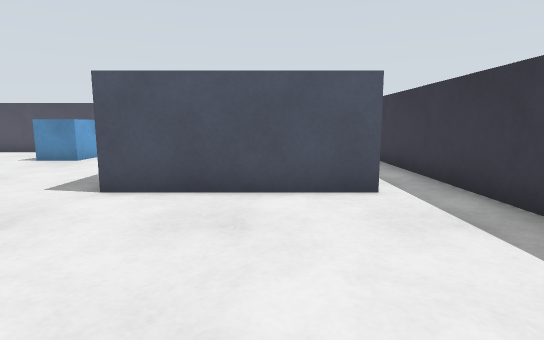
view 1 (above)

19 first-person views from a walk through a robot-simulator world made for Gazebo. The camera is 0.57 m above the floor, tilts 8° down and sees 80° across. The floor is counted in squares, 0.5 m on a side. Each view is taken from the middle of a square. On the plan, view 1 faces up. The plan holds only what a view shows up to about 13 squares ahead; the rest is blank.

view 2
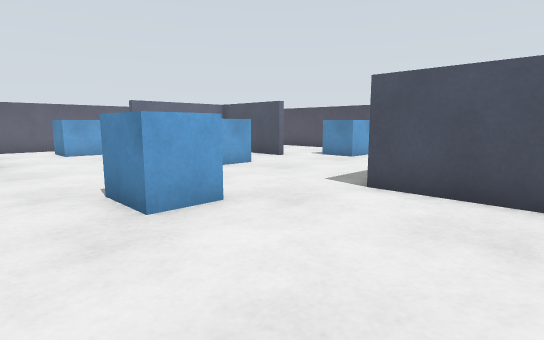

view 3
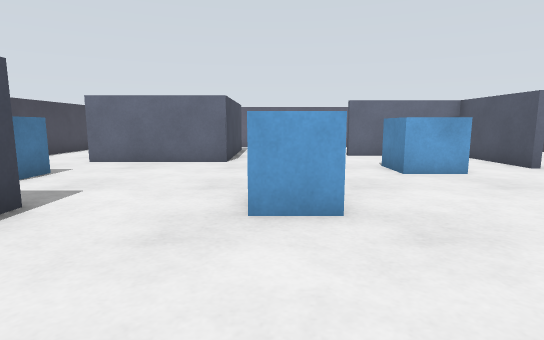

view 4
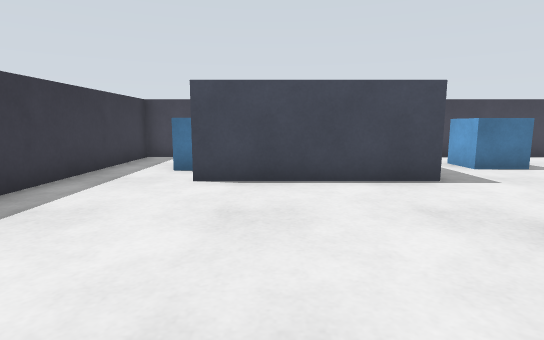

view 5
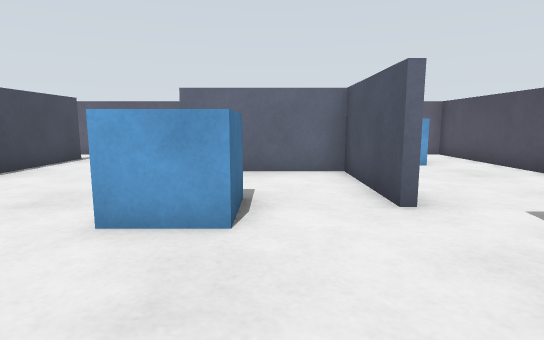

view 6
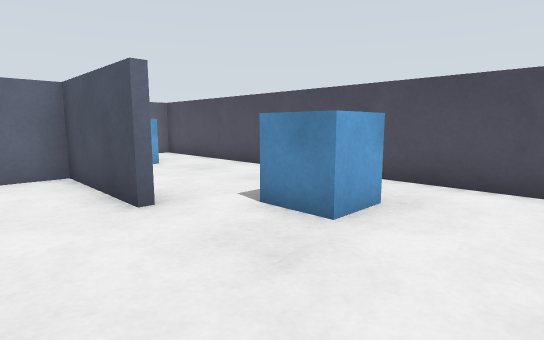

view 7
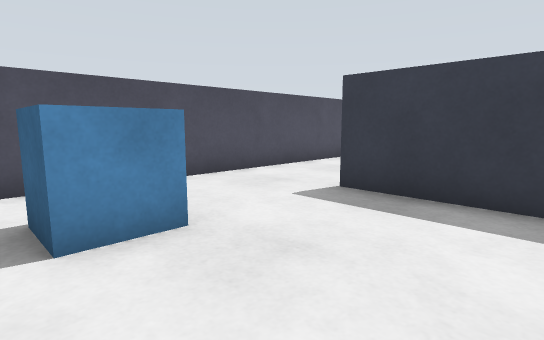

view 8
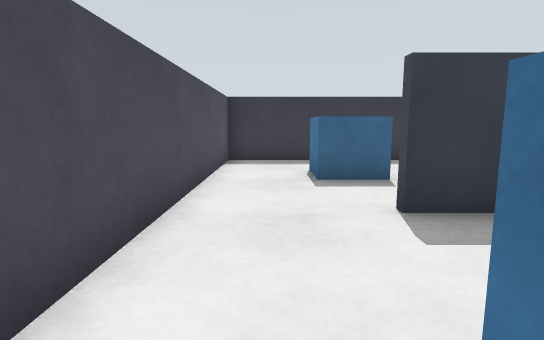

view 9
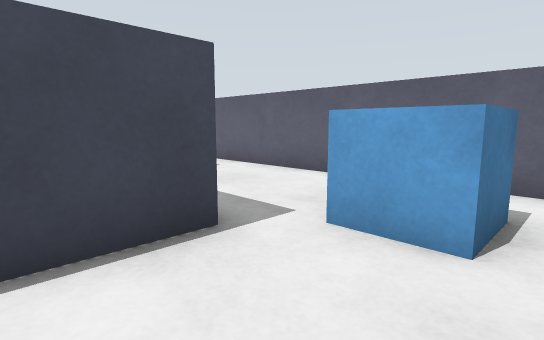

view 10
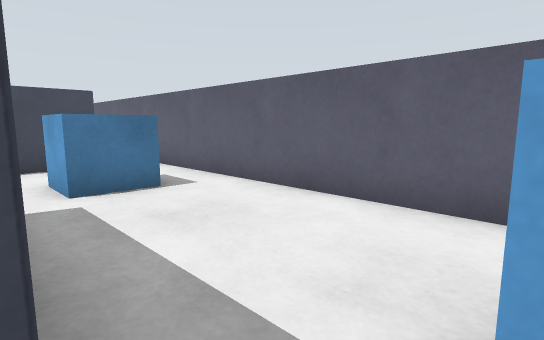

view 11
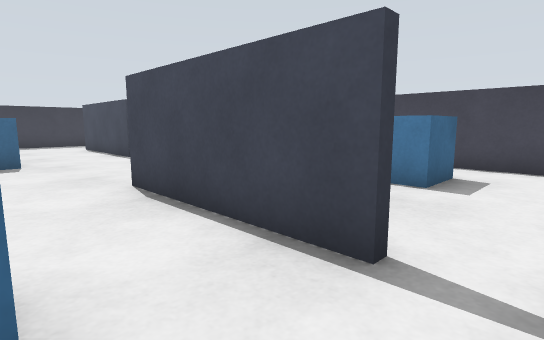

view 12
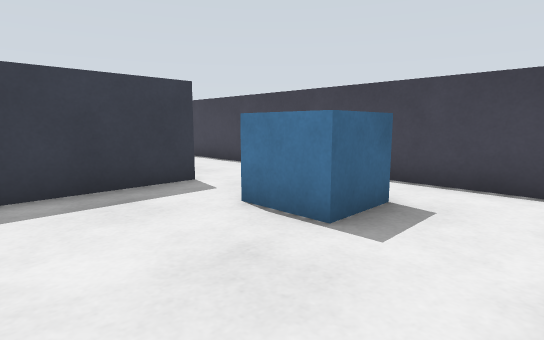

view 13
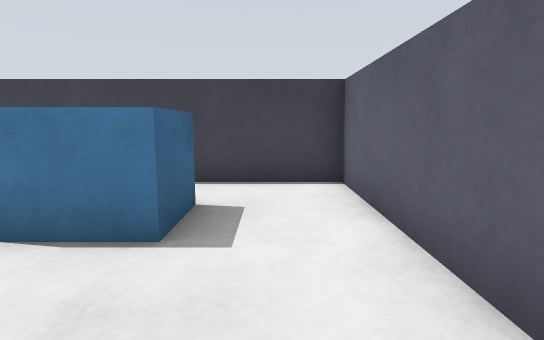

view 14
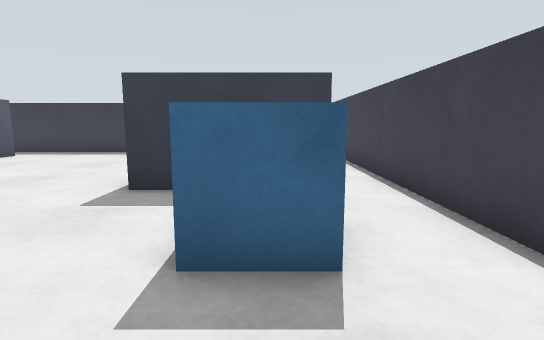

view 15
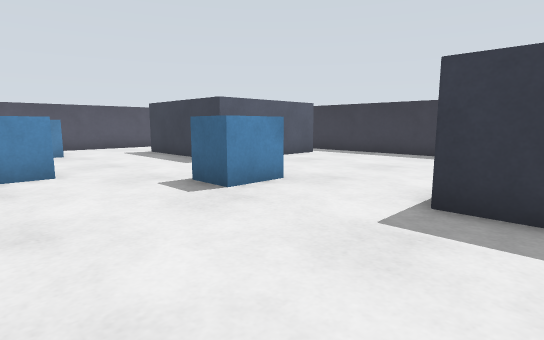

view 16
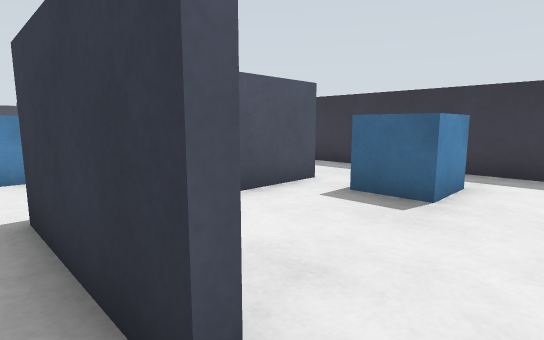

view 17
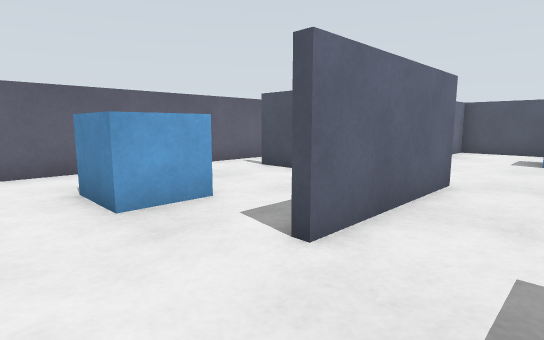

view 18
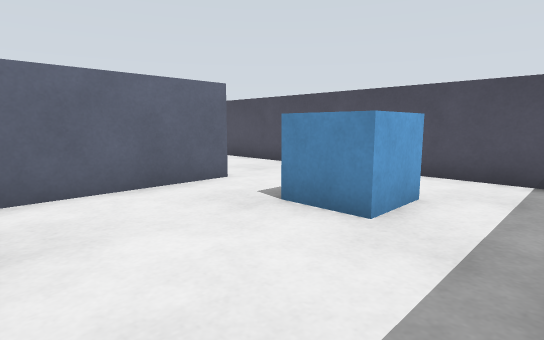

view 19
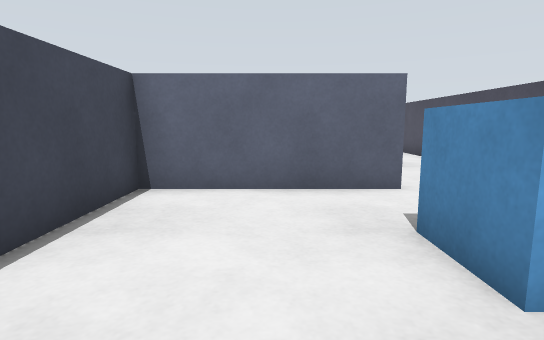

### Floor plan
Points are (right, up) in squares from view 1. A wall is a line through its corners. A room is listed if a view was taken in it or the views show most of it. See-through windows are left out.
Room 1 (views 1, 2, 3, 4, 5, 6, 7, 8, 9, 10, 11, 12, 13, 14, 15, 16, 17, 18, 19)
walls: (-8.4, 8.8) (-11.9, 8.8) (-11.9, 4.8); (-2.7, 10.4) (-2.7, 5.6) (0.4, 5.6); (-12.1, 9) (-10.1, 9); (1.9, 5.4) (-2.9, 5.4) (-2.9, 10.4); (-13.6, 0.4) (-14.9, 0.4); (-10.1, -3.6) (-10.1, -0.4); (0.6, -1.7) (-1.5, -1.7); (-4.4, -5.1) (-4.4, -1.5) (0.6, -1.5); (-14.9, 0.6) (-9.9, 0.6) (-9.9, -3.6); (3.4, 13.4) (-16.4, 13.4) (-16.4, -6.4) (3.4, -6.4) (3.4, 13.4)
objects: blue box (-15, 3) to (-14, 4); blue box (-14, -4) to (-13, -3); blue box (-14, 10) to (-13, 11); blue box (-9, 5) to (-8, 6); blue box (-7, -4) to (-6, -4); blue box (-7, 10) to (-6, 11); blue box (-5, 2) to (-4, 3); blue box (0, -4) to (1, -3); blue box (0, 10) to (1, 11)

Positions as (right, up) in squares from view 1, and headings:
1: (0, 0), facing up
2: (0, 0), facing up-left
3: (0, 2), facing left
4: (-1, 5), facing down
5: (-4, 7), facing left
6: (-4, 7), facing up-left
7: (-8, 7), facing up-right
8: (-7, 12), facing right
9: (-10, 12), facing down-left
10: (-12, 10), facing down-left
11: (-16, 3), facing down-right
12: (-16, 0), facing down-right
13: (-15, 0), facing down
14: (-10, -4), facing right
15: (-9, -3), facing up-right
16: (-5, -6), facing up-right
17: (-8, -6), facing up-left
18: (3, 6), facing up-left
19: (3, 8), facing left
